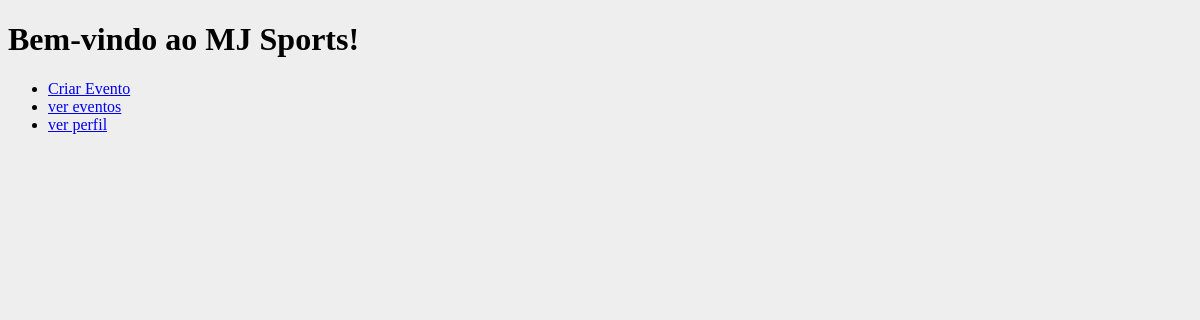
The app's page /esportivo/html/home.php, older data.
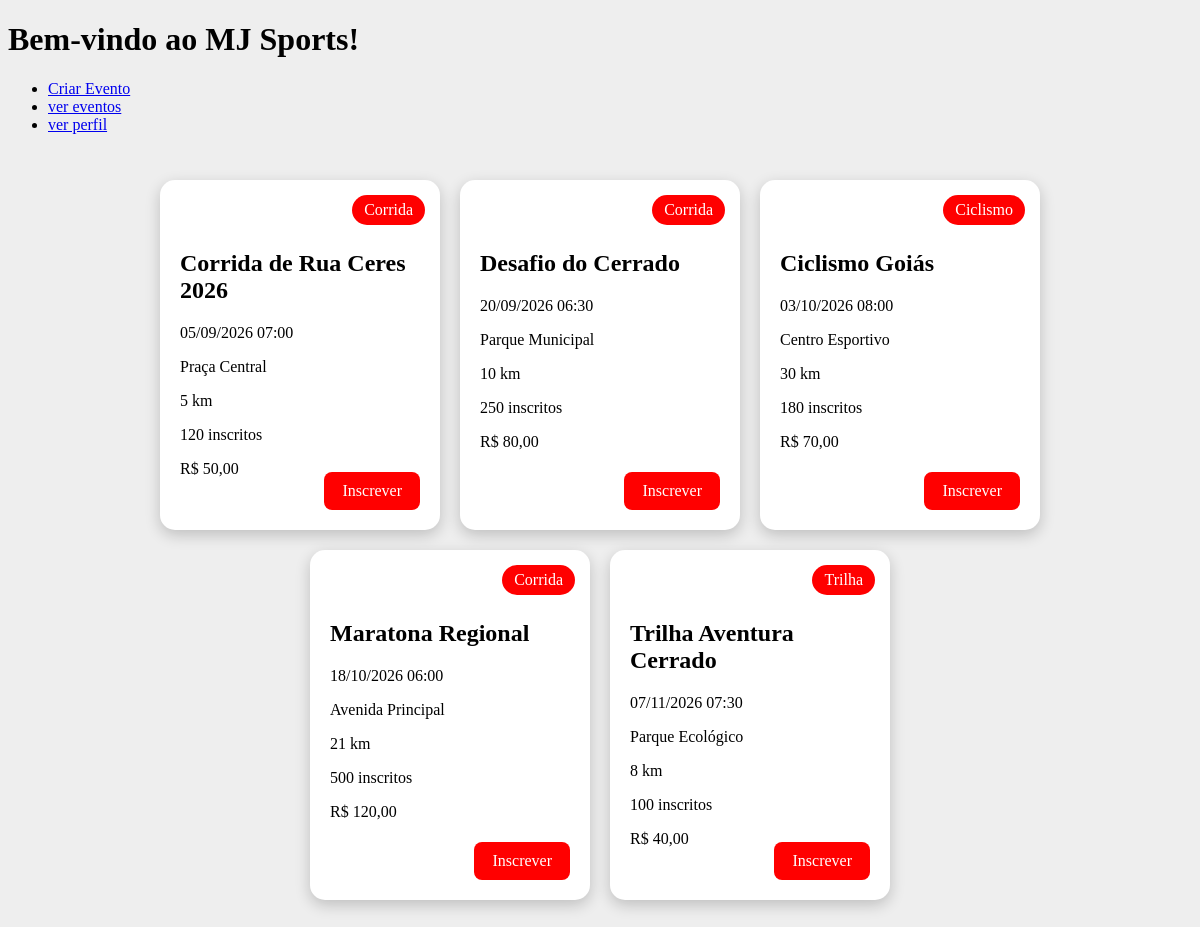
The same page, newer data.
### tables this page shows
CREATE TABLE IF NOT EXISTS `evento` (
  `evento_id` INT NOT NULL AUTO_INCREMENT,
  `evento_nome` VARCHAR(150) NOT NULL,
  `evento_data` DATETIME NOT NULL,
  `evento_local` VARCHAR(100) NOT NULL,
  `evento_modalidade` VARCHAR(100) NOT NULL,
  `evento_inscritos` INT NOT NULL,
  `evento_valor` FLOAT NOT NULL,
  `evento_distancia` VARCHAR(60) NOT NULL,
  `evento_imagem` VARCHAR(200),

  PRIMARY KEY (`evento_id`));

### esportivo/html/home.php (the view, shortened to what this page needs)
<?php
require_once "funcoes.php";
?>
<!DOCTYPE html>
<html lang="en">
<head>
   </head>
    <link rel="stylesheet" href="home.css">
</head>
    <h1>Bem-vindo ao MJ Sports!</h1>
    <nav>
        <ul>
            <li><a href="evento/cad_eventos.php">Criar Evento</a></li>
            <li><a href="evento/listar_evento.php">ver eventos</a></li>
            <li><a href="/perfil.php">ver perfil</a></li>
        </ul>
    </nav>
    <div class="cards">
    <?php
    $sql = "SELECT * FROM evento ORDER BY evento_data ASC";
    $resultado = $conexao->query($sql);
    ?>
    <?php while ($evento = $resultado->fetch_assoc()): ?>
        <div class="card">
            <span class="tipo">
                <?= htmlspecialchars($evento['evento_modalidade']) ?>
            </span>
            <h2>
                <?= htmlspecialchars($evento['evento_nome']) ?>
            </h2>
            <p>
                <?= date('d/m/Y H:i', strtotime($evento['evento_data'])) ?>
            </p>
            <p>
                <?= htmlspecialchars($evento['evento_local']) ?>
            </p>
            <p>
                <?= htmlspecialchars($evento['evento_distancia']) ?>
            </p>
            <p>
                <?= htmlspecialchars($evento['evento_inscritos'] ?? 0) ?> inscritos
            </p>
            <p>
                R$ <?= number_format($evento['evento_valor'], 2, ',', '.') ?>
            </p>
            <a
                href="inscricao.php?id=<?= $evento['evento_id'] ?>"
                class="btn-inscrever"
            >
                Inscrever
            </a>
        </div>
    <?php endwhile; ?>
</div>

### esportivo/html/home.css (style rules this page uses)
.cards { display: flex; justify-content: center; gap: 20px; padding: 30px; flex-wrap: wrap; }
.card { position: relative; width: 280px; height: 350px; padding: 20px; background-color: white; border-radius: 15px; box-sizing: border-box; box-shadow: 0 5px 15px rgba(0, 0, 0, 0.2); }
.tipo { position: absolute; top: 15px; right: 15px; background-color: red; color: white; padding: 6px 12px; border-radius: 20px; }
.card h2 { margin-top: 50px; }
.btn-inscrever { position: absolute; bottom: 20px; right: 20px; background-color: red; color: white; padding: 10px 18px; border-radius: 8px; text-decoration: none; }

Row changes from the older to the newer data that the page shows:
added evento: evento_modalidade "Corrida", evento_nome "Corrida de Rua Ceres 2026", evento_data "05/09/2026 07:00", evento_local "Praça Central", evento_distancia "5 km", evento_inscritos "120", evento_valor "50,00"
added evento: evento_modalidade "Corrida", evento_nome "Desafio do Cerrado", evento_data "20/09/2026 06:30", evento_local "Parque Municipal", evento_distancia "10 km", evento_inscritos "250", evento_valor "80,00"
added evento: evento_modalidade "Ciclismo", evento_nome "Ciclismo Goiás", evento_data "03/10/2026 08:00", evento_local "Centro Esportivo", evento_distancia "30 km", evento_inscritos "180", evento_valor "70,00"
added evento: evento_modalidade "Corrida", evento_nome "Maratona Regional", evento_data "18/10/2026 06:00", evento_local "Avenida Principal", evento_distancia "21 km", evento_inscritos "500", evento_valor "120,00"
added evento: evento_modalidade "Trilha", evento_nome "Trilha Aventura Cerrado", evento_data "07/11/2026 07:30", evento_local "Parque Ecológico", evento_distancia "8 km", evento_inscritos "100", evento_valor "40,00"
